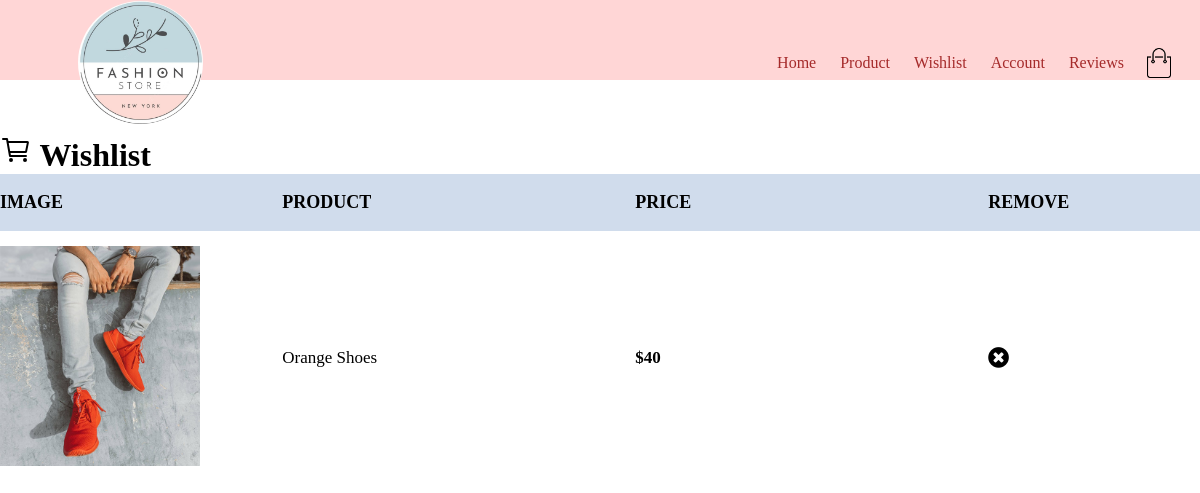
Page /wishlist.php on the committed database.
### tables this page shows
CREATE TABLE `wishlist` (
  `WishlistID` int(11) NOT NULL,
  `ProductName` varchar(50) NOT NULL,
  `Username` varchar(50) NOT NULL
);

CREATE TABLE `productdetails` (
  `ProductName` varchar(50) NOT NULL,
  `Price` int(11) NOT NULL,
  `Image` varchar(225) NOT NULL
);

CREATE TABLE `products` (
  `ProductId` int(11) NOT NULL,
  `ProductName` varchar(50) NOT NULL,
  `Size` varchar(50) NOT NULL,
  `Quantity` int(50) NOT NULL
);

### wishlist.php (the view, shortened to what this page needs)
<?php
include("header.php");
$servername = "localhost";
$uname="root";
$pword ="";
$dbname="fashionstore";
$conn =mysqli_connect($servername, $uname, $pword,$dbname);
$sql = "select * from wishlist w, productdetails pd, products p  where w.ProductName = pd.ProductName and
p.ProductName = pd.ProductName" ;
$all = $conn->query($sql);
?>
<!DOCTYPE html>
<html lang="en">
<head>
    <link rel="stylesheet" href="https://cdnjs.cloudflare.com/ajax/libs/font-awesome/4.7.0/css/font-awesome.min.css">
    <link rel="stylesheet" href="style4.css">
</head>
<body>
           <br><br><br>
    <main class="container3">
    <h1 class="heading">
      <ion-icon name="cart-outline"></ion-icon> Wishlist
    </h1>
    <div class="item-flex">
<section id="cart" class="section-p1">
    <table width="100%">
        <thead>
            <tr>
                <td>Image</td>
                <td>Product</td>
                <td>Price</td>
                <td>Remove</td>
            </tr>
        </thead>
        <tbody>
            <?php
                while($row = mysqli_fetch_assoc($all)){
            ?>
            <tr>
           <form method= "POST" action="wishlist.php">
                <td><img src="<?php echo $row["Image"]; ?>" alt= "" ></td>
                    <td><?php echo $row["ProductName"]; $name = $row["ProductName"];?></td>
                    <td><b>$<?php echo $row["Price"]; ?></b></td>
                    <td class="product-remove"><a href="removewishlist.php?name=<?=$row['ProductName']?>">
                    <span class="fa fa-times-circle"style="font-size:24px;color:black"></span></a></td>
                    </form>
            </tr>
            <?php
            }
            ?>
        </tbody>
    </table>
</section>
</body>
</html>

### styleheader.css (style rules this page uses)
* { margin:0; padding:0; }

### style4.css (style rules this page uses)
#cart { overflow-x: auto; }
#cart table { width: 100%; border-collapse: collapse; white-space: nowrap; }
#cart table img { width:200px; }
#cart table td:nth-child(1) { width: 100px; text-align: centre; }
#cart table td:nth-child(2) { width: 150px; text-align: centre; }
#cart table td:nth-child(3) { width: 250px; text-align: centre; }
#cart table td:nth-child(4), #cart table td:nth-child(5), #cart table td:nth-child(6) { width: 150px; text-align: centre; }
#cart table thead td { font-weight:700; text-transform: uppercase; background-color: #a5bddb85; font-size: 18px; padding: 18px 0; }
#cart table tbody tr td { padding-top: 15px; }
#cart table tbody td { font-size: 17px; }
ion-icon, span { display: inline-block; }

### rows in the picture
wishlist: ProductName.Image (picture), products.ProductName "Orange Shoes", ProductName.Price "40"
